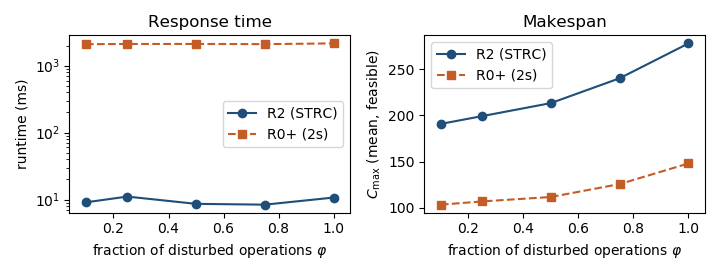

Write Python code to recreate this figure.
"""STRC 扰动规模对照图:读 STRC/experiments/scale_compare/scale_compare.csv。"""
from __future__ import annotations

import csv
import os
from collections import defaultdict

import matplotlib

matplotlib.use("Agg")
import matplotlib.pyplot as plt  # noqa: E402

HERE = os.path.dirname(os.path.abspath(__file__))
CSV = os.path.abspath(os.path.join(
    HERE, "..", "..", "STRC", "experiments", "expanded", "scale_compare.csv"))
# fallback to older two-seed file
CSV_FALLBACK = os.path.abspath(os.path.join(
    HERE, "..", "..", "STRC", "experiments", "scale_compare", "scale_compare.csv"))
OUT = os.path.join(HERE, "fig_strc_scale")


def main() -> None:
    path = CSV if os.path.isfile(CSV) else CSV_FALLBACK
    rows = list(csv.DictReader(open(path, encoding="utf-8")))
    # prefer congested instance for the paper figure
    if any("strc_wall_ms" in r for r in rows):
        rows = [r for r in rows if r.get("instance") == "congested_8x4x4"]
        t_key, c_key = "strc_wall_ms", "strc_makespan"
        t1_key, c1_key = "r0_wall_ms", "r0_makespan"
        f_key, f1_key = "strc_feasible", "r0_feasible"
    else:
        t_key, c_key = "p04_wall_ms", "p04_makespan"
        t1_key, c1_key = "p01_wall_ms", "p01_makespan"
        f_key, f1_key = "p04_feasible", "p01_feasible"

    by = defaultdict(list)
    for r in rows:
        by[float(r["phi"])].append(r)

    phis = sorted(by)
    p04_t, p01_t, p04_c, p01_c = [], [], [], []
    for phi in phis:
        rs = by[phi]
        p04_t.append(sum(float(r[t_key]) for r in rs) / len(rs))
        p01_t.append(sum(float(r[t1_key]) for r in rs) / len(rs))
        p04_c.append(sum(float(r[c_key]) for r in rs if r[f_key] == "True")
                     / max(1, sum(1 for r in rs if r[f_key] == "True")))
        p01_c.append(sum(float(r[c1_key]) for r in rs if r[f1_key] == "True")
                     / max(1, sum(1 for r in rs if r[f1_key] == "True")))

    fig, axes = plt.subplots(1, 2, figsize=(7.2, 2.75))
    ax = axes[0]
    ax.plot(phis, p04_t, "o-", label=r"R2 (STRC)", color="#1f4e79")
    ax.plot(phis, p01_t, "s--", label=r"R0+ (2s)", color="#c45c26")
    ax.set_xlabel(r"fraction of disturbed operations $\varphi$")
    ax.set_ylabel("runtime (ms)")
    ax.set_yscale("log")
    ax.set_xlim(min(phis) - 0.06, max(phis) + 0.06)
    ax.legend(loc="center right")
    ax.set_title("Response time")

    ax = axes[1]
    ax.plot(phis, p04_c, "o-", label=r"R2 (STRC)", color="#1f4e79")
    ax.plot(phis, p01_c, "s--", label=r"R0+ (2s)", color="#c45c26")
    ax.set_xlabel(r"fraction of disturbed operations $\varphi$")
    ax.set_ylabel(r"$C_{\max}$ (mean, feasible)")
    ax.set_xlim(min(phis) - 0.06, max(phis) + 0.06)
    ax.legend(loc="upper left")
    ax.set_title("Makespan")

    fig.tight_layout()
    fig.savefig(OUT + ".pdf")
    fig.savefig(OUT + ".png")
    print("wrote", OUT + ".pdf")


if __name__ == "__main__":
    main()
